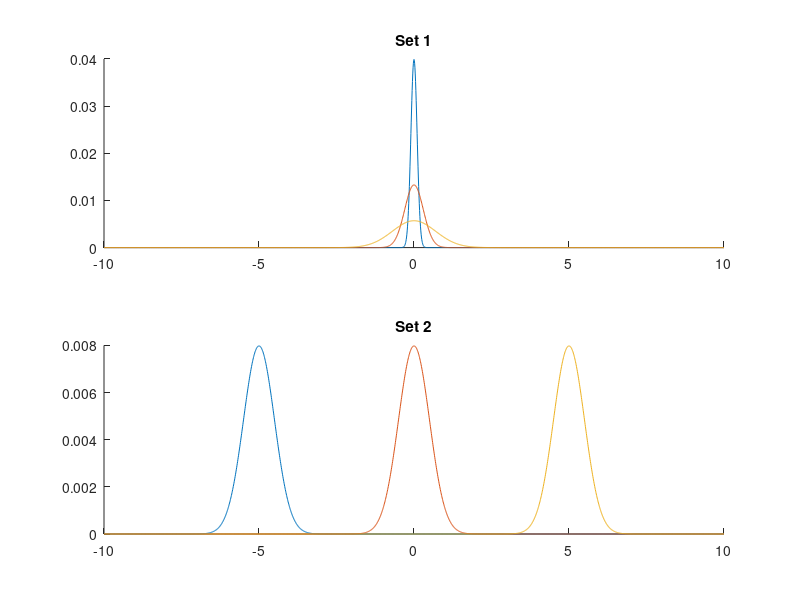

The MATLAB source for this figure: (Note: this script raises an error after producing the figure.)
% Set 1
x = [-10:.01:10];
y1 = normpdf(x, 0, 0.1);
y1 = 1/sum(y1) * y1;
y2 = normpdf(x, 0, 0.3);
y2 = 1/sum(y2) * y2;
y3 = normpdf(x, 0, 0.7);
y3 = 1/sum(y3) * y3;

figure("Name", "Part 1");
subplot(2, 1, 1);
title("Set 1");
hold on;
plot(x, y1);
plot(x, y2);
plot(x, y3);

% Set 2
y4 = normpdf(x, -5, 0.5);
y4 = 1/sum(y4) * y4;
y5 = normpdf(x, 0, 0.5);
y5 = 1/sum(y5) * y5;
y6 = normpdf(x, 5, 0.5);
y6 = 1/sum(y6) * y6;

subplot(2, 1, 2);
title("Set 2");
hold on;
plot(x, y4);
plot(x, y5);
plot(x, y6);

% Mean and Covariance
T = importdata('AUT710_ex1_task2.csv');

expected_value = mean(T);
standard_deviation = std(T);
[hc,edges] = histcounts(T, 100);
hc = 1/sum(hc) * hc;
centres = edges(1:length(edges)-1) + mean(diff(edges))/2;
x = linspace(min(centres), max(centres));  
n = normpdf(x, expected_value, standard_deviation);

figure("Name", "Part 2");
bar(ctrs, hc);
title("Probability vs Random Variable");
